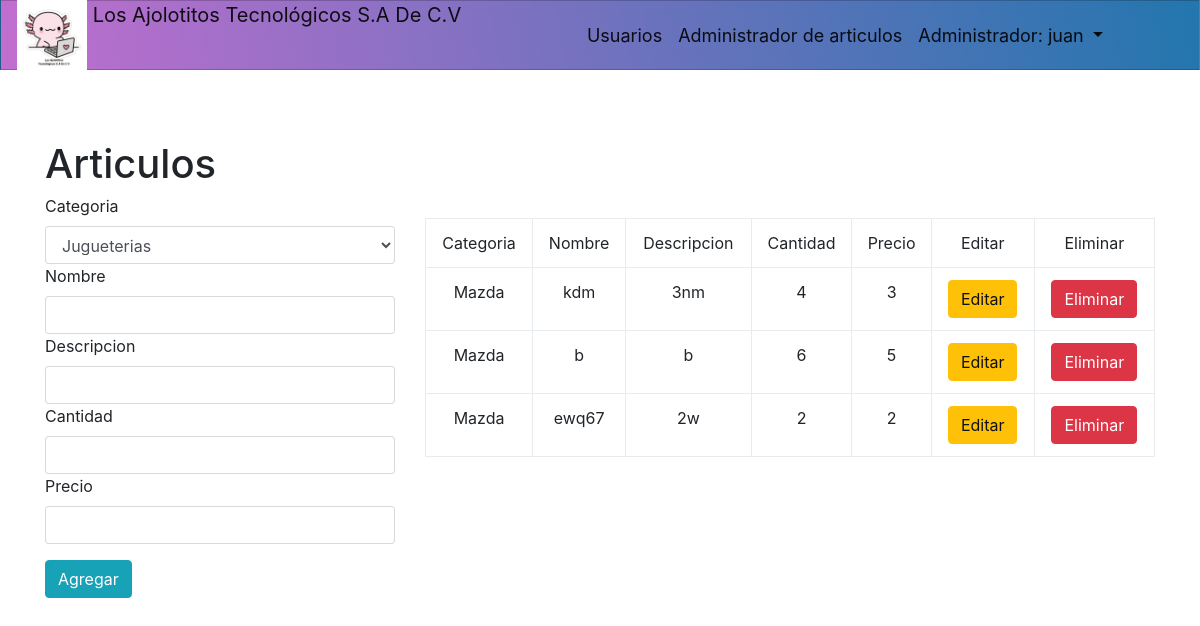
The app's page /administrador/vistas/articulos.php (signed in) with its own data.
### tables this page shows
CREATE TABLE `articulos` (
  `id_producto` int(11) NOT NULL,
  `categoria` varchar(255) DEFAULT NULL,
  `nombre` varchar(50) DEFAULT NULL,
  `descripcion` varchar(500) DEFAULT NULL,
  `cantidad` int(11) DEFAULT NULL,
  `precio` float DEFAULT NULL,
  `fechaCaptura` date DEFAULT current_timestamp()
);

### administrador/clases/Articulos.php (called while the page is built, shortened)
<?php
	class articulos{
		public function mostrarDatos($sql){
			$c= new conectar();
			$conexion=$c->conexion();
			$result=mysqli_query($conexion,$sql);
			return mysqli_fetch_all($result,MYSQLI_ASSOC);
		}
	}
 ?>

### administrador/vistas/articulos.php (the view, shortened to what this page needs)
<?php session_start();
require_once "../clases/Articulos.php";
if(isset($_SESSION['usuario'])){
?>
<?php include "header.php"; ?>
		<div class="container mt-4">
			<h1>Articulos</h1>
			<div class="row">
				<div class="col-sm-4">
					<form  action="../procesos/articulos/insertaArticulos.php" method="POST">
						<label>Categoria</label>
						<select class="form-control input-sm" id="categoriaSelect" name="categoriaSelect">
							<option value="Mazda">Jugueterias</option>
						</select>
						<label>Nombre</label>
						<input type="text" class="form-control input-sm" id="nombre" name="nombre">
						<label>Descripcion</label>
						<input type="text" class="form-control input-sm" id="descripcion" name="descripcion">
						<label>Cantidad</label>
						<input type="number" class="form-control input-sm" id="cantidad" name="cantidad">
						<label>Precio</label>
						<input type="number" class="form-control input-sm" id="precio" name="precio">
						<button class="btn btn-info">Agregar</button>
					</form>
				</div>
				<div class="col-sm-8 mt-4">
				<table class="table table-hover table-condensed table-bordered" style="text-align: center;">
					<tr>
						<td>Categoria</td>
						<td>Nombre</td>
						<td>Descripcion</td>
						<td>Cantidad</td>
						<td>Precio</td>
						<td>Editar</td>
						<td>Eliminar</td>
					</tr>
					<?php
                        $obj= new articulos();
                    	$sql="SELECT id_producto,
						categoria,
                        nombre,
						descripcion,
						cantidad,
						precio FROM articulos";
                        $datos=$obj->mostrarDatos($sql);
                        	foreach ($datos as $key){
                    ?>
					<tr>
						<td><?php echo $key ['categoria'];?></td>
                        <td><?php echo $key ['nombre'];?></td>
                        <td><?php echo $key ['descripcion'];?></td>
                         <td><?php echo $key ['cantidad'];?></td>
						 <td><?php echo $key ['precio'];?></td>
						 <td><a href="editarArticulos.php?id_producto=<?php echo $key['id_producto']?>"><button class="btn btn-warning" data-toggle="modal" data-target="#abremodalUpdateArticulo">Editar</button></a></td>
						 <td><a href="../procesos/articulos/eliminarArticulo.php?id_producto=<?php echo $key['id_producto']?>"><button class="btn btn-danger">Eliminar</button></a></td>
                    </tr>
                    <?php
                         }
                    ?>
				</table>
				</div>
			</div>
		</div>
	</body>
	</html>
	<?php
}else{
	header("location:../vistas/usuarios.php");
}
?>

### administrador/vistas/header.php (shortened to what this page needs)
<!doctype html>
<html lang="en">
  <head>
    <?php include "dependencias.php"; ?>
  </head>
  <body>
  <nav class="navbar navbar-expand-lg navbar-light bg-light">
  <a class="navbar-brand" href="#">
    <img src="../img/Ajolotitos .png" width="70" height="70" class="d-inline-block align-top" alt="" loading="lazy">
    Los Ajolotitos Tecnológicos S.A De C.V
  </a>
  <div class="col"></div>
  <div class="collapse navbar-collapse" id="navbarSupportedContent" >
    <ul class="navbar-nav mr-auto " >
      <li class="nav-item active">
        <a class="nav-link" href="usuarios.php">Usuarios</a>
      </li>
      <li class="nav-item active">
        <a class="nav-link" href="articulos.php" >Administrador de articulos</a>
      </li>
      <li class="nav-item dropdown active">
        <a class="nav-link dropdown-toggle" href="#" id="navbarDropdown" role="button" data-toggle="dropdown" aria-haspopup="true" aria-expanded="false">
          Administrador: <?php echo $_SESSION['usuario']; ?>
        </a>
      </li>
    </ul>
  </div>
</nav>
  </body>
</html>

### administrador/vistas/dependencias.php (shortened to what this page needs)
<link rel="stylesheet" href="https://stackpath.bootstrapcdn.com/bootstrap/4.3.1/css/bootstrap.min.css">
<link rel="stylesheet" href="../css/navbar.css">
<link rel="stylesheet" type="text/css" href="../../librerias/bootstrap/bootstrap.min.css">
<link rel="stylesheet" type="text/css" href="../../librerias/datatable/bootstrap.css">
<link rel="stylesheet" type="text/css" href="../../librerias/datatable/dataTables.bootstrap4.min.css">
<link rel="stylesheet" type="text/css" href="../../librerias/alertify/css/alertify.css">
<link rel="stylesheet" type="text/css" href="../../librerias/alertify/css/themes/bootstrap.css">
<link rel="stylesheet" type="text/css" href="../../librerias/fontawesome/css/font-awesome.css">
<link rel="stylesheet" href="../css/menu.css">

### administrador/css/navbar.css (style rules this page uses)
* { box-sizing: border-box; padding: 0; margin: 0; }
body { font-family: "Josefin Sans", sans-serif; }
.navbar { font-size: 18px; background-image: linear-gradient(260deg, #2376ae 0%, #c16ecf 100%); border: 1px solid rgba(0, 0, 0, 0.2); padding-bottom: 10px; }
.active { display: block; }
@media screen and (min-width: 768px) { .navbar { display: flex; justify-content: space-between; padding-bottom: 0; height: 70px; align-items: center; } }

### records on screen
articulos: categoria "Mazda", nombre "kdm", descripcion "3nm", cantidad "4", precio "3"
articulos: categoria "Mazda", nombre "b", descripcion "b", cantidad "6", precio "5"
articulos: categoria "Mazda", nombre "ewq67", descripcion "2w", cantidad "2", precio "2"

### other values on screen
$_SESSION['usuario'] "juan"
